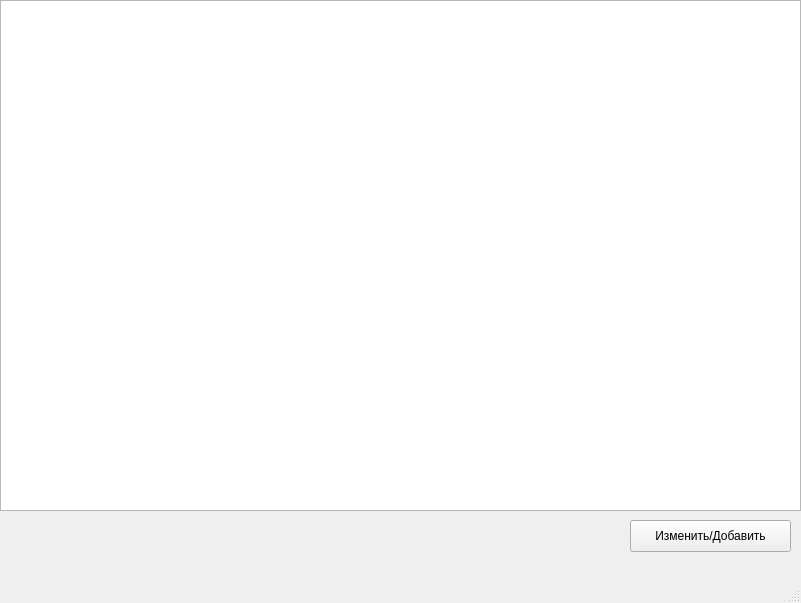
<?xml version="1.0" encoding="UTF-8"?>
<ui version="4.0">
 <class>MainWindow</class>
 <widget class="QMainWindow" name="MainWindow">
  <property name="geometry">
   <rect>
    <x>0</x>
    <y>0</y>
    <width>801</width>
    <height>603</height>
   </rect>
  </property>
  <property name="windowTitle">
   <string>Просмотр</string>
  </property>
  <widget class="QWidget" name="centralwidget">
   <widget class="QTableWidget" name="tableWidget">
    <property name="geometry">
     <rect>
      <x>0</x>
      <y>0</y>
      <width>801</width>
      <height>511</height>
     </rect>
    </property>
   </widget>
   <widget class="QPushButton" name="pushButton">
    <property name="geometry">
     <rect>
      <x>630</x>
      <y>520</y>
      <width>161</width>
      <height>32</height>
     </rect>
    </property>
    <property name="text">
     <string>Изменить/Добавить</string>
    </property>
   </widget>
  </widget>
  <widget class="QMenuBar" name="menubar">
   <property name="geometry">
    <rect>
     <x>0</x>
     <y>0</y>
     <width>801</width>
     <height>22</height>
    </rect>
   </property>
  </widget>
  <widget class="QStatusBar" name="statusbar"/>
 </widget>
 <resources/>
 <connections/>
</ui>
